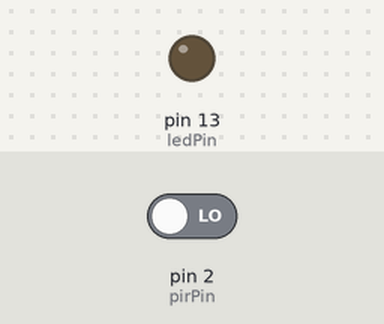
This sketch was run on a simulated Arduino Uno, built with avr-gcc and run on an emulated ATmega328P. Shown: output pins drawn as LEDs (lit = HIGH). Inputs (shaded band) come from the test bench; at power-on: pin 2 (pirPin) LOW.

Above: at 1.2 s.
1.3 s: pin 2 (pirPin) driven HIGH
At 2.0 s:
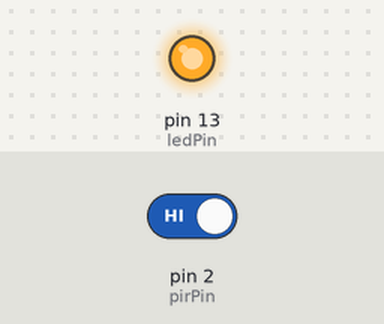
2.8 s: pin 2 (pirPin) driven LOW
At 3.2 s:
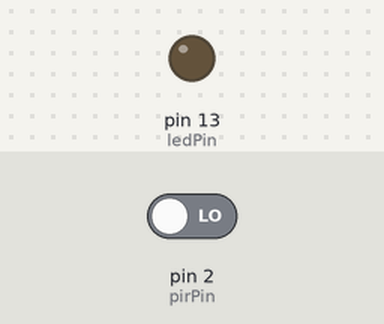
Timing chart, 0 to 5.8 s (numbered marks = the images above; inputs shaded):
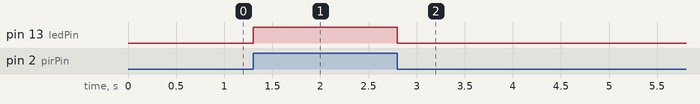

The sketch:

motion_detector.ino
```cpp
const int pirPin = 2;
const int ledPin = 13;
int pirState = 0;

void setup() {
  pinMode(ledPin, OUTPUT);
  pinMode(pirPin, INPUT);
}

void loop() {
  pirState = digitalRead(pirPin);
  if (pirState == HIGH) {
    digitalWrite(ledPin, HIGH);
  } else {
    digitalWrite(ledPin, LOW);
  }
}
```

Measured:
- after the input at 1.3 s, pin 13 (ledPin): LOW → HIGH at once
- after the input at 2.8 s, pin 13 (ledPin): HIGH → LOW at once
